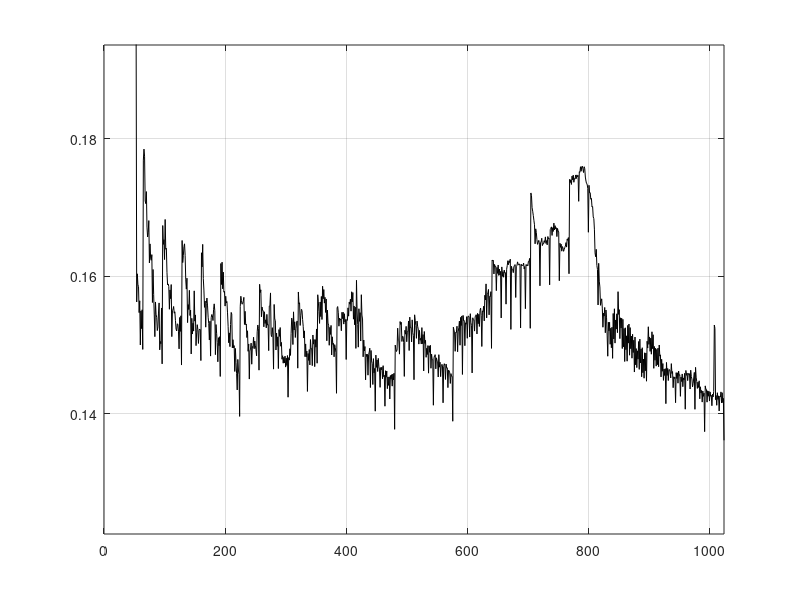

MATLAB code to generate this figure: (Note: this script raises an error after producing the figure.)
close all
ConvCPU = 5.22612;
ConvGPU = [
1 4.48131
2 2.25564
3 1.52032
4 1.16607
5 0.933378
6 0.773755
7 0.68313
8 0.600469
9 0.523088
10 0.511404
11 0.437202
12 0.430302
13 0.423114
14 0.351789
15 0.349793
16 0.346056
17 0.343474
18 0.271695
19 0.27935
20 0.270757
21 0.278518
22 0.277277
23 0.278151
24 0.270682
25 0.277378
26 0.276278
27 0.205734
28 0.204863
29 0.205794
30 0.205804
31 0.206699
32 0.195629
33 0.252815
34 0.25806
35 0.2483
36 0.247077
37 0.257475
38 0.248431
39 0.247543
40 0.246059
41 0.254586
42 0.244963
43 0.24446
44 0.241898
45 0.242261
46 0.243915
47 0.242409
48 0.227996
49 0.240667
50 0.237828
51 0.236855
52 0.229629
53 0.197236
54 0.156263
55 0.16035
56 0.158783
57 0.15848
58 0.154709
59 0.15643
60 0.150006
61 0.154958
62 0.152386
63 0.155125
64 0.149362
65 0.176879
66 0.178474
67 0.177447
68 0.17093
69 0.170549
70 0.1723
71 0.167136
72 0.165703
73 0.166376
74 0.168085
75 0.161934
76 0.164698
77 0.162654
78 0.162312
79 0.163136
80 0.156181
81 0.160977
82 0.157354
83 0.154373
84 0.151214
85 0.156257
86 0.154455
87 0.154043
88 0.152101
89 0.152631
90 0.154645
91 0.15612
92 0.149295
93 0.150519
94 0.150195
95 0.155385
96 0.14726
97 0.167365
98 0.164624
99 0.165309
100 0.162421
101 0.168249
102 0.163914
103 0.164063
104 0.160565
105 0.158738
106 0.158881
107 0.158505
108 0.155198
109 0.158004
110 0.15674
111 0.158788
112 0.151219
113 0.155032
114 0.15517
115 0.155603
116 0.15462
117 0.154839
118 0.153556
119 0.152315
120 0.15205
121 0.153079
122 0.153018
123 0.152014
124 0.149441
125 0.154004
126 0.151974
127 0.154247
128 0.147091
129 0.165194
130 0.161981
131 0.162982
132 0.164281
133 0.164708
134 0.163043
135 0.159472
136 0.158123
137 0.159711
138 0.153256
139 0.15588
140 0.155161
141 0.15795
142 0.154284
143 0.155064
144 0.148699
145 0.15388
146 0.151598
147 0.153169
148 0.152025
149 0.157872
150 0.153469
151 0.154376
152 0.149911
153 0.151765
154 0.152957
155 0.152241
156 0.150228
157 0.152152
158 0.152311
159 0.152251
160 0.147738
161 0.163406
162 0.161353
163 0.164629
164 0.159641
165 0.157988
166 0.155474
167 0.156394
168 0.152595
169 0.156071
170 0.156826
171 0.155685
172 0.15404
173 0.153116
174 0.150729
175 0.153461
176 0.148392
177 0.153972
178 0.154433
179 0.154254
180 0.153555
181 0.155192
182 0.155984
183 0.154972
184 0.148598
185 0.152975
186 0.151698
187 0.15039
188 0.147566
189 0.151067
190 0.149905
191 0.15121
192 0.14543
193 0.161844
194 0.158792
195 0.162045
196 0.158171
197 0.160593
198 0.15767
199 0.1578
200 0.155658
201 0.157088
202 0.15613
203 0.156329
204 0.154675
205 0.152718
206 0.15033
207 0.151762
208 0.149764
209 0.152976
210 0.154736
211 0.154503
212 0.14958
213 0.150775
214 0.149585
215 0.149916
216 0.146153
217 0.149504
218 0.147451
219 0.145895
220 0.14347
221 0.147908
222 0.146364
223 0.145716
224 0.139625
225 0.155582
226 0.157089
227 0.156438
228 0.155934
229 0.156054
230 0.156343
231 0.156927
232 0.152984
233 0.154899
234 0.152937
235 0.153058
236 0.151083
237 0.152067
238 0.149085
239 0.150153
240 0.145051
241 0.149207
242 0.149348
243 0.150275
244 0.147211
245 0.149781
246 0.149627
247 0.151132
248 0.149459
249 0.150578
250 0.149874
251 0.14932
252 0.148433
253 0.151917
254 0.15291
255 0.152403
256 0.146346
257 0.158826
258 0.157624
259 0.158027
260 0.154099
261 0.15552
262 0.155009
263 0.15498
264 0.152645
265 0.154827
266 0.153136
267 0.153662
268 0.152496
269 0.154454
270 0.152894
271 0.152977
272 0.149184
273 0.155681
274 0.155719
275 0.157572
276 0.151507
277 0.151213
278 0.152522
279 0.151439
280 0.146497
281 0.155896
282 0.153768
283 0.153552
284 0.149275
285 0.151747
286 0.149808
287 0.15119
288 0.14658
289 0.152243
290 0.151257
291 0.152541
292 0.149823
293 0.150382
294 0.147933
295 0.148443
296 0.147359
297 0.148214
298 0.147396
299 0.148389
300 0.146793
301 0.148087
302 0.147028
303 0.148473
304 0.142415
305 0.14817
306 0.147805
307 0.149456
308 0.148488
309 0.151647
310 0.153917
311 0.15348
312 0.150068
313 0.154821
314 0.152182
315 0.153375
316 0.151094
317 0.152411
318 0.153188
319 0.153502
320 0.146636
321 0.157708
322 0.155967
323 0.156137
324 0.152845
325 0.154247
326 0.155188
327 0.155022
328 0.153719
329 0.152719
330 0.151015
331 0.152059
332 0.148305
333 0.150159
334 0.148281
335 0.149117
336 0.143255
337 0.148766
338 0.14776
339 0.149343
340 0.147106
341 0.150791
342 0.14941
343 0.14948
344 0.147004
345 0.151458
346 0.15013
347 0.150795
348 0.146859
349 0.150782
350 0.149687
351 0.152333
352 0.147354
353 0.157305
354 0.156281
355 0.154855
356 0.153143
357 0.156259
358 0.154136
359 0.157058
360 0.153708
361 0.158548
362 0.156717
363 0.158061
364 0.156093
365 0.156933
366 0.154734
367 0.156694
368 0.150616
369 0.15508
370 0.153166
371 0.152886
372 0.149964
373 0.152569
374 0.151541
375 0.152848
376 0.148549
377 0.151196
378 0.150079
379 0.150246
380 0.148289
381 0.150056
382 0.149614
383 0.148877
384 0.142985
385 0.155417
386 0.155588
387 0.154679
388 0.152736
389 0.153913
390 0.153662
391 0.153768
392 0.152077
393 0.154758
394 0.153843
395 0.154771
396 0.153041
397 0.154549
398 0.153353
399 0.153707
400 0.147895
401 0.153707
402 0.153581
403 0.155404
404 0.154196
405 0.15623
406 0.155948
407 0.156661
408 0.154923
409 0.15774
410 0.156267
411 0.157627
412 0.153757
413 0.155676
414 0.15294
415 0.155501
416 0.149508
417 0.159407
418 0.15494
419 0.15298
420 0.149692
421 0.155273
422 0.153441
423 0.154706
424 0.15058
425 0.157311
426 0.154344
427 0.153787
428 0.148284
429 0.150729
430 0.149132
431 0.14978
432 0.144936
433 0.148684
434 0.148325
435 0.148662
436 0.145618
437 0.148583
438 0.148964
439 0.149537
440 0.14382
441 0.149209
442 0.147686
443 0.147306
444 0.144259
445 0.148025
446 0.145953
447 0.146596
448 0.140384
449 0.148534
450 0.146754
451 0.147827
452 0.146149
453 0.14806
454 0.146832
455 0.1465
456 0.143846
457 0.146734
458 0.146391
459 0.146778
460 0.145097
461 0.147
462 0.145398
463 0.145606
464 0.141106
465 0.146266
466 0.145329
467 0.14622
468 0.143656
469 0.145357
470 0.144133
471 0.145377
472 0.142154
473 0.145577
474 0.145029
475 0.145692
476 0.144025
477 0.145776
478 0.144921
479 0.145903
480 0.137748
481 0.149988
482 0.149369
483 0.149058
484 0.149268
485 0.152446
486 0.150675
487 0.150499
488 0.148677
489 0.153412
490 0.152991
491 0.153305
492 0.150515
493 0.151273
494 0.151225
495 0.150349
496 0.145437
497 0.152145
498 0.151579
499 0.152709
500 0.150479
501 0.151877
502 0.15202
503 0.153495
504 0.149201
505 0.154054
506 0.152511
507 0.152549
508 0.150456
509 0.153657
510 0.15181
511 0.151385
512 0.144956
513 0.154391
514 0.15359
515 0.152859
516 0.150971
517 0.153483
518 0.152714
519 0.152327
520 0.150132
521 0.152128
522 0.150702
523 0.150976
524 0.150144
525 0.152531
526 0.150197
527 0.151519
528 0.146232
529 0.151964
530 0.150224
531 0.150687
532 0.148215
533 0.14953
534 0.148621
535 0.14992
536 0.145911
537 0.149867
538 0.148941
539 0.149964
540 0.146622
541 0.148676
542 0.147871
543 0.147877
544 0.14125
545 0.148166
546 0.14841
547 0.148598
548 0.146538
549 0.148142
550 0.147735
551 0.147611
552 0.145356
553 0.148596
554 0.146782
555 0.147499
556 0.145406
557 0.146979
558 0.14718
559 0.147059
560 0.141601
561 0.146858
562 0.147286
563 0.147001
564 0.144998
565 0.147234
566 0.14664
567 0.146689
568 0.143808
569 0.146354
570 0.14626
571 0.145956
572 0.144418
573 0.145842
574 0.145453
575 0.145448
576 0.138921
577 0.152592
578 0.152166
579 0.151769
580 0.149087
581 0.151876
582 0.151829
583 0.15273
584 0.149017
585 0.151912
586 0.152524
587 0.153472
588 0.149972
589 0.154016
590 0.152834
591 0.154223
592 0.145721
593 0.154308
594 0.153515
595 0.153556
596 0.149901
597 0.15323
598 0.153016
599 0.154125
600 0.150977
601 0.154118
602 0.15423
603 0.154075
604 0.151158
605 0.154552
606 0.15329
607 0.152805
608 0.145943
609 0.153958
610 0.15368
611 0.153646
612 0.152025
613 0.154095
614 0.154312
615 0.154396
616 0.15161
617 0.154607
618 0.153089
619 0.154466
620 0.152695
621 0.155017
622 0.15536
623 0.154286
624 0.149787
625 0.154955
626 0.15485
627 0.155643
628 0.153508
629 0.157235
630 0.156549
631 0.158884
632 0.153945
633 0.157322
634 0.157554
635 0.158081
636 0.154386
637 0.15708
638 0.157033
639 0.157756
640 0.149513
641 0.162338
642 0.162222
643 0.162318
644 0.160327
645 0.161719
646 0.161388
647 0.161432
648 0.157901
649 0.161275
650 0.160409
651 0.161631
652 0.160118
653 0.161032
654 0.160168
655 0.160702
656 0.153933
657 0.161351
658 0.159978
659 0.160662
660 0.15985
661 0.160896
662 0.160451
663 0.160518
664 0.155938
665 0.161008
666 0.161538
667 0.162254
668 0.161677
669 0.162239
670 0.161988
671 0.162477
672 0.152269
673 0.161443
674 0.160982
675 0.160964
676 0.160518
677 0.161437
678 0.161515
679 0.161689
680 0.156909
681 0.16144
682 0.161526
683 0.162086
684 0.161729
685 0.161624
686 0.161794
687 0.161638
688 0.152477
689 0.161746
690 0.161522
691 0.161593
692 0.161544
693 0.161913
694 0.161051
695 0.161414
696 0.15528
697 0.161695
698 0.161512
699 0.161668
700 0.161513
701 0.162148
702 0.162134
703 0.162593
704 0.152428
705 0.172104
706 0.171737
707 0.169987
708 0.169454
709 0.168841
710 0.168134
711 0.16748
712 0.164709
713 0.166887
714 0.166354
715 0.165308
716 0.164629
717 0.164868
718 0.16521
719 0.164887
720 0.158606
721 0.164925
722 0.164959
723 0.16552
724 0.16445
725 0.164742
726 0.164702
727 0.165164
728 0.164919
729 0.165715
730 0.164754
731 0.165178
732 0.164558
733 0.165767
734 0.165436
735 0.165533
736 0.158748
737 0.166793
738 0.166954
739 0.167173
740 0.165926
741 0.167053
742 0.166507
743 0.167718
744 0.166719
745 0.167345
746 0.166876
747 0.167055
748 0.165758
749 0.166948
750 0.16656
751 0.16642
752 0.159342
753 0.164794
754 0.164199
755 0.164655
756 0.16364
757 0.164312
758 0.164118
759 0.16362
760 0.163879
761 0.164187
762 0.164342
763 0.164883
764 0.164233
765 0.165416
766 0.165207
767 0.165618
768 0.16036
769 0.174083
770 0.173605
771 0.174015
772 0.173334
773 0.174545
774 0.174004
775 0.174689
776 0.173655
777 0.174192
778 0.174106
779 0.174716
780 0.174185
781 0.174725
782 0.174438
783 0.174661
784 0.170884
785 0.175192
786 0.175094
787 0.175912
788 0.175255
789 0.175885
790 0.176003
791 0.1756
792 0.17507
793 0.17591
794 0.17564
795 0.174411
796 0.173828
797 0.17346
798 0.17337
799 0.172742
800 0.166388
801 0.173214
802 0.172105
803 0.172139
804 0.171183
805 0.171315
806 0.170063
807 0.170124
808 0.168617
809 0.168393
810 0.166737
811 0.163392
812 0.162829
813 0.163906
814 0.161567
815 0.160991
816 0.155819
817 0.161873
818 0.159279
819 0.158436
820 0.155769
821 0.156316
822 0.156715
823 0.155365
824 0.152586
825 0.154629
826 0.154207
827 0.15546
828 0.151784
829 0.155091
830 0.15395
831 0.15145
832 0.148372
833 0.153318
834 0.152063
835 0.153306
836 0.150108
837 0.152445
838 0.149604
839 0.152589
840 0.148062
841 0.154583
842 0.150878
843 0.155267
844 0.150278
845 0.153641
846 0.152314
847 0.15454
848 0.151794
849 0.157754
850 0.154447
851 0.155141
852 0.150928
853 0.153955
854 0.152467
855 0.153902
856 0.149487
857 0.153735
858 0.149744
859 0.152398
860 0.147604
861 0.152504
862 0.14932
863 0.151334
864 0.147649
865 0.152851
866 0.150278
867 0.153054
868 0.14852
869 0.152532
870 0.149467
871 0.15131
872 0.148084
873 0.15156
874 0.148909
875 0.150698
876 0.146075
877 0.151158
878 0.147127
879 0.149481
880 0.146717
881 0.149155
882 0.147948
883 0.15051
884 0.146459
885 0.150857
886 0.147388
887 0.149431
888 0.145385
889 0.149607
890 0.145975
891 0.147949
892 0.145175
893 0.148876
894 0.146252
895 0.148834
896 0.14474
897 0.150552
898 0.149557
899 0.152654
900 0.150096
901 0.151171
902 0.149075
903 0.151
904 0.148665
905 0.151923
906 0.149471
907 0.151494
908 0.14661
909 0.149787
910 0.147788
911 0.149532
912 0.146932
913 0.149366
914 0.147135
915 0.149553
916 0.146843
917 0.150002
918 0.148382
919 0.148573
920 0.145365
921 0.147933
922 0.146186
923 0.147308
924 0.144863
925 0.146511
926 0.145573
927 0.146565
928 0.141476
929 0.147471
930 0.145579
931 0.146596
932 0.144838
933 0.146415
934 0.146423
935 0.146111
936 0.145215
937 0.147296
938 0.145861
939 0.146147
940 0.143795
941 0.145387
942 0.145122
943 0.145323
944 0.141618
945 0.145983
946 0.145135
947 0.145969
948 0.144452
949 0.146224
950 0.145594
951 0.14568
952 0.142543
953 0.145346
954 0.144696
955 0.145795
956 0.143942
957 0.145213
958 0.144943
959 0.145885
960 0.140671
961 0.146305
962 0.145597
963 0.145927
964 0.144829
965 0.145867
966 0.145713
967 0.145843
968 0.143604
969 0.14634
970 0.145408
971 0.145067
972 0.143913
973 0.144377
974 0.145204
975 0.146019
976 0.140657
977 0.146754
978 0.14532
979 0.14468
980 0.143689
981 0.144607
982 0.143834
983 0.144796
984 0.142182
985 0.14393
986 0.143023
987 0.143396
988 0.141706
989 0.143313
990 0.142545
991 0.143001
992 0.137409
993 0.144064
994 0.143556
995 0.143549
996 0.141695
997 0.143348
998 0.142556
999 0.143287
1000 0.141857
1001 0.143182
1002 0.14255
1003 0.1427
1004 0.141179
1005 0.142857
1006 0.142449
1007 0.143235
1008 0.152905
1009 0.152423
1010 0.142062
1011 0.142664
1012 0.141241
1013 0.143067
1014 0.142091
1015 0.142609
1016 0.140415
1017 0.142563
1018 0.142441
1019 0.143188
1020 0.141586
1021 0.143067
1022 0.141628
1023 0.142242
1024 0.136148
];
ConvGPUshared = [
1 4.23101
2 2.13038
3 1.43644
4 1.10197
5 0.883898
6 0.733956
7 0.646872
8 0.568016
9 0.496663
10 0.484021
11 0.414857
12 0.40777
13 0.400979
14 0.334474
15 0.331677
16 0.32819
17 0.327017
18 0.290169
19 0.28753
20 0.256841
21 0.266692
22 0.265777
23 0.266824
24 0.257741
25 0.266668
26 0.265458
27 0.196742
28 0.195541
29 0.197188
30 0.197405
31 0.198248
32 0.185949
33 0.21289
34 0.21159
35 0.210248
36 0.208183
37 0.208277
38 0.205863
39 0.205336
40 0.200576
41 0.204098
42 0.203277
43 0.202852
44 0.200878
45 0.201733
46 0.200974
47 0.200332
48 0.185217
49 0.199312
50 0.198137
51 0.198631
52 0.192718
53 0.199479
54 0.19466
55 0.195567
56 0.194746
57 0.201987
58 0.202532
59 0.198871
60 0.197415
61 0.201525
62 0.114435
63 0.115054
64 0.10836
65 0.204032
66 0.204201
67 0.204836
68 0.205033
69 0.205923
70 0.205422
71 0.201074
72 0.193677
73 0.202225
74 0.2019
75 0.202771
76 0.201578
77 0.206038
78 0.206055
79 0.206263
80 0.192009
81 0.206626
82 0.206512
83 0.207058
84 0.206905
85 0.207168
86 0.207191
87 0.207524
88 0.194229
89 0.207903
90 0.207738
91 0.208125
92 0.208034
93 0.117361
94 0.114172
95 0.114624
96 0.107824
97 0.198111
98 0.199
99 0.198645
100 0.197931
101 0.199203
102 0.198846
103 0.198559
104 0.198452
105 0.199
106 0.194461
107 0.194528
108 0.194051
109 0.194798
110 0.194884
111 0.195585
112 0.187054
113 0.195883
114 0.220342
115 0.196329
116 0.196214
117 0.197633
118 0.198112
119 0.198497
120 0.196678
121 0.202333
122 0.201045
123 0.201189
124 0.200599
125 0.2013
126 0.201579
127 0.201875
128 0.187689
129 0.209983
130 0.210151
131 0.210281
132 0.210075
133 0.210342
134 0.210643
135 0.210761
136 0.210307
137 0.210619
138 0.210844
139 0.210666
140 0.204565
141 0.204011
142 0.20197
143 0.202243
144 0.187935
145 0.202013
146 0.202268
147 0.202415
148 0.201457
149 0.202142
150 0.202153
151 0.202292
152 0.201386
153 0.202535
154 0.203811
155 0.203938
156 0.203356
157 0.204228
158 0.204398
159 0.204839
160 0.19058
161 0.210227
162 0.210323
163 0.2106
164 0.210133
165 0.210315
166 0.210291
167 0.210068
168 0.20484
169 0.203558
170 0.202744
171 0.203102
172 0.202956
173 0.203398
174 0.203293
175 0.204341
176 0.189902
177 0.203989
178 0.203574
179 0.203859
180 0.203625
181 0.204376
182 0.203992
183 0.204276
184 0.204176
185 0.204843
186 0.116719
187 0.116969
188 0.116322
189 0.117271
190 0.116947
191 0.117588
192 0.110096
193 0.18841
194 0.188217
195 0.188779
196 0.189079
197 0.18962
198 0.189346
199 0.190084
200 0.189
201 0.190651
202 0.190801
203 0.190891
204 0.190324
205 0.191025
206 0.191863
207 0.191753
208 0.188614
209 0.191211
210 0.190884
211 0.190844
212 0.186844
213 0.187477
214 0.185443
215 0.185837
216 0.185084
217 0.186622
218 0.187159
219 0.187499
220 0.187067
221 0.187854
222 0.188264
223 0.189818
224 0.186812
225 0.190482
226 0.190343
227 0.190795
228 0.190565
229 0.190745
230 0.190382
231 0.190479
232 0.189932
233 0.191008
234 0.190675
235 0.190602
236 0.190248
237 0.190973
238 0.190736
239 0.191433
240 0.188388
241 0.19131
242 0.190828
243 0.190956
244 0.190489
245 0.191265
246 0.1915
247 0.19155
248 0.189913
249 0.191438
250 0.191539
251 0.191904
252 0.191137
253 0.192007
254 0.191983
255 0.193107
256 0.189363
257 0.194416
258 0.194019
259 0.194396
260 0.193835
261 0.19479
262 0.193946
263 0.194893
264 0.193879
265 0.194943
266 0.194739
267 0.195132
268 0.194118
269 0.195338
270 0.195195
271 0.195833
272 0.193735
273 0.195304
274 0.194883
275 0.19534
276 0.19512
277 0.195814
278 0.194127
279 0.19502
280 0.193967
281 0.192525
282 0.191331
283 0.190482
284 0.188198
285 0.18875
286 0.188716
287 0.189972
288 0.186159
289 0.188548
290 0.188542
291 0.188643
292 0.187897
293 0.188476
294 0.188485
295 0.188921
296 0.187054
297 0.188632
298 0.188348
299 0.188547
300 0.188292
301 0.189017
302 0.188646
303 0.18935
304 0.186775
305 0.189337
306 0.188514
307 0.191648
308 0.1883
309 0.189864
310 0.228119
311 0.189974
312 0.187494
313 0.189247
314 0.18891
315 0.18907
316 0.188483
317 0.18955
318 0.189302
319 0.190118
320 0.187196
321 0.191038
322 0.190764
323 0.191087
324 0.21988
325 0.190778
326 0.190755
327 0.191392
328 0.189195
329 0.191034
330 0.190748
331 0.191033
332 0.206744
333 0.191324
334 0.191104
335 0.19196
336 0.189071
337 0.191457
338 0.191108
339 0.19161
340 0.191004
341 0.191303
342 0.191143
343 0.191733
344 0.189778
345 0.191714
346 0.191215
347 0.191738
348 0.191384
349 0.192347
350 0.191675
351 0.192575
352 0.190198
353 0.194312
354 0.193911
355 0.193956
356 0.193323
357 0.194001
358 0.193825
359 0.194355
360 0.192181
361 0.194044
362 0.194181
363 0.194065
364 0.193781
365 0.194491
366 0.194004
367 0.194555
368 0.191862
369 0.194495
370 0.193905
371 0.194355
372 0.193753
373 0.194614
374 0.194074
375 0.19457
376 0.192353
377 0.194796
378 0.194119
379 0.194458
380 0.193828
381 0.194941
382 0.194713
383 0.195128
384 0.19265
385 0.198404
386 0.198256
387 0.198164
388 0.197837
389 0.198484
390 0.19817
391 0.198453
392 0.196929
393 0.198622
394 0.19833
395 0.198253
396 0.197873
397 0.19892
398 0.198507
399 0.198856
400 0.196933
401 0.199062
402 0.198563
403 0.198689
404 0.197876
405 0.198987
406 0.198944
407 0.199051
408 0.197671
409 0.199316
410 0.199069
411 0.199134
412 0.198457
413 0.199345
414 0.199228
415 0.199115
416 0.193516
417 0.197797
418 0.19445
419 0.194349
420 0.192826
421 0.192546
422 0.191938
423 0.190726
424 0.188808
425 0.189437
426 0.188738
427 0.188155
428 0.186914
429 0.187974
430 0.187775
431 0.188202
432 0.1856
433 0.18759
434 0.187421
435 0.187535
436 0.187187
437 0.18768
438 0.187374
439 0.187489
440 0.186946
441 0.187733
442 0.18771
443 0.187515
444 0.187143
445 0.188138
446 0.188028
447 0.188496
448 0.186357
449 0.187736
450 0.187958
451 0.187832
452 0.187558
453 0.1881
454 0.187801
455 0.187661
456 0.187572
457 0.188254
458 0.187977
459 0.188071
460 0.187647
461 0.188776
462 0.188488
463 0.188469
464 0.186864
465 0.188515
466 0.188505
467 0.188062
468 0.187629
469 0.18856
470 0.188276
471 0.188177
472 0.187412
473 0.188564
474 0.188537
475 0.18835
476 0.187804
477 0.188969
478 0.188897
479 0.188882
480 0.187494
481 0.189771
482 0.189901
483 0.190004
484 0.18936
485 0.189764
486 0.189751
487 0.203152
488 0.189192
489 0.190057
490 0.190052
491 0.190151
492 0.189344
493 0.190517
494 0.190504
495 0.190717
496 0.188616
497 0.190658
498 0.190056
499 0.19032
500 0.189618
501 0.189922
502 0.189879
503 0.190134
504 0.189748
505 0.190412
506 0.189982
507 0.190041
508 0.189663
509 0.190741
510 0.190302
511 0.190348
512 0.188614
513 0.190317
514 0.190213
515 0.190274
516 0.18964
517 0.190145
518 0.190306
519 0.190257
520 0.189619
521 0.190296
522 0.190465
523 0.190545
524 0.189936
525 0.190944
526 0.190824
527 0.191035
528 0.189623
529 0.190821
530 0.190567
531 0.190668
532 0.190219
533 0.19084
534 0.190553
535 0.190502
536 0.189895
537 0.190973
538 0.190909
539 0.190918
540 0.190303
541 0.191581
542 0.191691
543 0.191706
544 0.189829
545 0.192787
546 0.19264
547 0.193049
548 0.191808
549 0.19268
550 0.192508
551 0.19265
552 0.192332
553 0.192962
554 0.192675
555 0.192799
556 0.192299
557 0.193448
558 0.193353
559 0.193574
560 0.191745
561 0.193557
562 0.193188
563 0.193164
564 0.192195
565 0.19359
566 0.193256
567 0.19322
568 0.192318
569 0.193851
570 0.193881
571 0.19346
572 0.192563
573 0.193476
574 0.193973
575 0.193951
576 0.192101
577 0.19377
578 0.193824
579 0.194088
580 0.192823
581 0.193639
582 0.193568
583 0.193535
584 0.193171
585 0.193781
586 0.193664
587 0.193782
588 0.193416
589 0.194274
590 0.194367
591 0.194261
592 0.192747
593 0.194403
594 0.194333
595 0.194118
596 0.193213
597 0.193899
598 0.194054
599 0.193988
600 0.193149
601 0.194223
602 0.194158
603 0.194247
604 0.193668
605 0.19514
606 0.194804
607 0.195197
608 0.193302
609 0.196681
610 0.196531
611 0.196997
612 0.196066
613 0.196426
614 0.19699
615 0.196538
616 0.1962
617 0.196568
618 0.196601
619 0.196599
620 0.196395
621 0.197411
622 0.196844
623 0.196967
624 0.195785
625 0.197029
626 0.196824
627 0.197104
628 0.196032
629 0.196972
630 0.196684
631 0.19679
632 0.196114
633 0.197082
634 0.196958
635 0.196783
636 0.196101
637 0.197409
638 0.197624
639 0.197342
640 0.195971
641 0.19772
642 0.197967
643 0.197989
644 0.197282
645 0.197682
646 0.197775
647 0.198059
648 0.197174
649 0.198045
650 0.198022
651 0.198202
652 0.197587
653 0.198629
654 0.198372
655 0.198795
656 0.197014
657 0.198172
658 0.198089
659 0.198742
660 0.197561
661 0.198232
662 0.198286
663 0.198568
664 0.198071
665 0.198697
666 0.198541
667 0.198555
668 0.197975
669 0.199766
670 0.199222
671 0.199215
672 0.197826
673 0.201436
674 0.20176
675 0.201678
676 0.200954
677 0.201485
678 0.201813
679 0.201668
680 0.20092
681 0.202202
682 0.201807
683 0.201818
684 0.201022
685 0.202116
686 0.202197
687 0.20241
688 0.200457
689 0.202127
690 0.202164
691 0.202052
692 0.201223
693 0.201974
694 0.201824
695 0.202068
696 0.201567
697 0.202279
698 0.202151
699 0.202152
700 0.201676
701 0.202912
702 0.202544
703 0.202794
704 0.201213
705 0.203385
706 0.20355
707 0.20417
708 0.203177
709 0.20351
710 0.203317
711 0.203375
712 0.202803
713 0.203312
714 0.20351
715 0.203324
716 0.202871
717 0.204132
718 0.204294
719 0.204659
720 0.202279
721 0.204734
722 0.204046
723 0.204496
724 0.203589
725 0.20429
726 0.203574
727 0.203874
728 0.202968
729 0.204091
730 0.204628
731 0.204705
732 0.203789
733 0.205202
734 0.204831
735 0.205
736 0.202816
737 0.208739
738 0.208784
739 0.208948
740 0.208212
741 0.208144
742 0.208636
743 0.208439
744 0.206875
745 0.207837
746 0.207577
747 0.207387
748 0.2066
749 0.208131
750 0.208023
751 0.208711
752 0.205304
753 0.208872
754 0.208874
755 0.208792
756 0.208857
757 0.208279
758 0.208401
759 0.208393
760 0.208817
761 0.208946
762 0.208943
763 0.20893
764 0.208894
765 0.208959
766 0.208778
767 0.208949
768 0.206416
769 0.209153
770 0.208799
771 0.208902
772 0.208803
773 0.208923
774 0.208732
775 0.209061
776 0.208746
777 0.20919
778 0.209088
779 0.208845
780 0.208814
781 0.209435
782 0.209275
783 0.20904
784 0.207063
785 0.209216
786 0.22157
787 0.209337
788 0.209099
789 0.209066
790 0.20892
791 0.208965
792 0.208757
793 0.209158
794 0.208915
795 0.20886
796 0.209184
797 0.209676
798 0.209836
799 0.209122
800 0.207297
801 0.213963
802 0.213587
803 0.213625
804 0.212823
805 0.212668
806 0.208341
807 0.208306
808 0.207329
809 0.252727
810 0.207736
811 0.206612
812 0.205659
813 0.206411
814 0.205632
815 0.202904
816 0.200996
817 0.202439
818 0.202049
819 0.201798
820 0.200777
821 0.201372
822 0.200504
823 0.197725
824 0.197318
825 0.197878
826 0.197137
827 0.197112
828 0.196152
829 0.196759
830 0.196034
831 0.19581
832 0.193257
833 0.196055
834 0.194284
835 0.19398
836 0.193017
837 0.1935
838 0.193373
839 0.193221
840 0.19258
841 0.192961
842 0.192911
843 0.192247
844 0.19138
845 0.192247
846 0.191838
847 0.192179
848 0.191965
849 0.191792
850 0.191496
851 0.190875
852 0.190135
853 0.190661
854 0.190286
855 0.190389
856 0.189965
857 0.19038
858 0.190195
859 0.190289
860 0.189871
861 0.190482
862 0.190449
863 0.190463
864 0.190254
865 0.190463
866 0.190282
867 0.191064
868 0.19027
869 0.190753
870 0.19056
871 0.190856
872 0.190517
873 0.190932
874 0.190681
875 0.19078
876 0.190462
877 0.191217
878 0.190607
879 0.190585
880 0.190836
881 0.191202
882 0.190602
883 0.191052
884 0.190281
885 0.191307
886 0.190915
887 0.190849
888 0.190561
889 0.191072
890 0.191093
891 0.190848
892 0.190404
893 0.191278
894 0.191124
895 0.191351
896 0.191037
897 0.191158
898 0.190812
899 0.191494
900 0.190804
901 0.191404
902 0.191096
903 0.191193
904 0.191114
905 0.191323
906 0.19099
907 0.191416
908 0.190843
909 0.191563
910 0.190944
911 0.191031
912 0.191253
913 0.191205
914 0.191265
915 0.19148
916 0.190919
917 0.191344
918 0.191389
919 0.191468
920 0.190998
921 0.191263
922 0.191412
923 0.191536
924 0.190923
925 0.191675
926 0.191233
927 0.191614
928 0.19163
929 0.191389
930 0.191302
931 0.191712
932 0.191341
933 0.191737
934 0.191484
935 0.191727
936 0.19133
937 0.191966
938 0.191363
939 0.191619
940 0.191305
941 0.191798
942 0.19124
943 0.191468
944 0.191557
945 0.19181
946 0.191757
947 0.191847
948 0.191048
949 0.191829
950 0.191745
951 0.191786
952 0.19133
953 0.191854
954 0.191712
955 0.19164
956 0.191204
957 0.192496
958 0.191932
959 0.191715
960 0.191867
961 0.193152
962 0.193233
963 0.193747
964 0.192785
965 0.193476
966 0.19345
967 0.193538
968 0.192897
969 0.19373
970 0.193153
971 0.193574
972 0.193222
973 0.193333
974 0.193129
975 0.193412
976 0.193467
977 0.193214
978 0.193274
979 0.193653
980 0.193188
981 0.193901
982 0.193411
983 0.193562
984 0.193264
985 0.193809
986 0.193476
987 0.216783
988 0.19303
989 0.193804
990 0.193558
991 0.242516
992 0.193586
993 0.193499
994 0.193631
995 0.220936
996 0.193071
997 0.193674
998 0.193628
999 0.19386
1000 0.193326
1001 0.193698
1002 0.19375
1003 0.193923
1004 0.193318
1005 0.193795
1006 0.193354
1007 0.193565
1008 0.193967
1009 0.194006
1010 0.193328
1011 0.194219
1012 0.193167
1013 0.193912
1014 0.193685
1015 0.193805
1016 0.19354
1017 0.1938
1018 0.193612
1019 0.193752
1020 0.193009
1021 0.194193
1022 0.193584
1023 0.193637
1024 0.193765
];
PointToPointMultiply = [
1 0.0554992
2 0.0302362
3 0.0221411
4 0.0179206
5 0.0153632
6 0.0139562
7 0.0127283
8 0.0118816
9 0.0113898
10 0.0112307
11 0.0103712
12 0.00944352
13 0.00880736
14 0.00863776
15 0.00824896
16 0.00809728
17 0.00796
18 0.00771008
19 0.00751296
20 0.00730944
21 0.0072816
22 0.00721632
23 0.00714816
24 0.0069504
25 0.00699552
26 0.00691456
27 0.00686496
28 0.006768
29 0.00679648
30 0.00671168
31 0.00669344
32 0.0064112
33 0.0067136
34 0.00665344
35 0.0065392
36 0.0064528
37 0.0065104
38 0.0064896
39 0.0064544
40 0.00626592
41 0.00635424
42 0.00630016
43 0.00632352
44 0.00624512
45 0.0062992
46 0.0062304
47 0.00621088
48 0.0060816
49 0.00621024
50 0.00616704
51 0.00620192
52 0.0061312
53 0.00622944
54 0.00614464
55 0.00613824
56 0.00601152
57 0.00610496
58 0.00604992
59 0.00642624
60 0.00601536
61 0.0061248
62 0.00605472
63 0.00655008
64 0.00587424
65 0.00604832
66 0.00600608
67 0.0060064
68 0.00582816
69 0.00581888
70 0.00576608
71 0.00589152
72 0.0057696
73 0.00580896
74 0.00594112
75 0.00581632
76 0.005808
77 0.00580864
78 0.0057904
79 0.00581568
80 0.00572544
81 0.00581568
82 0.00581216
83 0.00581248
84 0.00570944
85 0.00580384
86 0.0057536
87 0.00579776
88 0.0057232
89 0.00583008
90 0.00577312
91 0.0057856
92 0.00571936
93 0.00581344
94 0.00579456
95 0.00586432
96 0.005696
97 0.00576512
98 0.00576704
99 0.00575552
100 0.00572416
101 0.0057968
102 0.00575584
103 0.00585952
104 0.00569184
105 0.0058384
106 0.00577376
107 0.00582624
108 0.00570752
109 0.00574656
110 0.00578336
111 0.00577664
112 0.00570272
113 0.00580544
114 0.00577376
115 0.0059264
116 0.0057328
117 0.00598144
118 0.0059744
119 0.00603008
120 0.0058304
121 0.00610912
122 0.00601824
123 0.00607488
124 0.00587648
125 0.0059744
126 0.00614432
127 0.00616192
128 0.00618976
129 0.00617568
130 0.00615232
131 0.0061952
132 0.00603936
133 0.00629696
134 0.00631584
135 0.00637376
136 0.00673696
137 0.00630432
138 0.0062016
139 0.00604448
140 0.00578592
141 0.00580416
142 0.00591232
143 0.00581344
144 0.00571296
145 0.00583264
146 0.006072
147 0.00589856
148 0.00576192
149 0.00582816
150 0.00578336
151 0.00584608
152 0.00572832
153 0.0058016
154 0.00577312
155 0.00582144
156 0.00576544
157 0.0057424
158 0.00573184
159 0.00573632
160 0.00565696
161 0.00578368
162 0.00577024
163 0.00578976
164 0.0057344
165 0.00579488
166 0.00578208
167 0.00582208
168 0.00571072
169 0.00582016
170 0.00580352
171 0.00584096
172 0.00576704
173 0.00592672
174 0.00585344
175 0.00586272
176 0.00572672
177 0.00582816
178 0.00580096
179 0.00582368
180 0.00574528
181 0.00575776
182 0.00572896
183 0.00579424
184 0.0056624
185 0.00574016
186 0.00587648
187 0.00575648
188 0.00571744
189 0.00579104
190 0.0058064
191 0.00582112
192 0.0056928
193 0.0058032
194 0.00579776
195 0.00581344
196 0.00575648
197 0.0058464
198 0.00580416
199 0.00588032
200 0.00576672
201 0.00583456
202 0.00582816
203 0.00587648
204 0.0057584
205 0.0058464
206 0.0058912
207 0.00588128
208 0.00572352
209 0.00584192
210 0.0057936
211 0.00584544
212 0.00573536
213 0.00579744
214 0.00579424
215 0.00582208
216 0.00573376
217 0.00575744
218 0.0057216
219 0.00573024
220 0.00567424
221 0.00574208
222 0.00571456
223 0.0057776
224 0.00563456
225 0.0057552
226 0.005744
227 0.00576704
228 0.00571008
229 0.00579104
230 0.00575072
231 0.00577824
232 0.00568448
233 0.00581952
234 0.00575968
235 0.00577568
236 0.00571552
237 0.00580256
238 0.00579232
239 0.0058352
240 0.00571488
241 0.00581696
242 0.00576672
243 0.00584
244 0.00575968
245 0.00584128
246 0.0058176
247 0.00583584
248 0.00576384
249 0.00587904
250 0.00604896
251 0.00602176
252 0.00609216
253 0.00609696
254 0.00603776
255 0.0060432
256 0.00601216
257 0.00600224
258 0.00599488
259 0.00618368
260 0.00611328
261 0.00619552
262 0.00618304
263 0.00629632
264 0.00610816
265 0.00607232
266 0.00622368
267 0.00643872
268 0.00629056
269 0.00646208
270 0.00637248
271 0.00605728
272 0.00583008
273 0.00575168
274 0.00569248
275 0.00575616
276 0.00567584
277 0.0057744
278 0.00591776
279 0.00586688
280 0.0056912
281 0.0057648
282 0.00578048
283 0.00576576
284 0.00567136
285 0.00572608
286 0.0057184
287 0.00576832
288 0.00566336
289 0.0057744
290 0.0057728
291 0.00582816
292 0.00573344
293 0.00580224
294 0.00579456
295 0.00583584
296 0.00574176
297 0.00583776
298 0.0058192
299 0.00585184
300 0.00576
301 0.00581152
302 0.00580352
303 0.00583712
304 0.0057184
305 0.00583488
306 0.00585024
307 0.00592928
308 0.0057552
309 0.00591232
310 0.00596192
311 0.0058688
312 0.0057856
313 0.00586496
314 0.00587904
315 0.005888
316 0.00575296
317 0.00586176
318 0.00584608
319 0.00590528
320 0.00576736
321 0.0058928
322 0.00584448
323 0.00592448
324 0.00579232
325 0.00586112
326 0.00587552
327 0.00589248
328 0.00580832
329 0.00586528
330 0.00583776
331 0.00585856
332 0.00579136
333 0.00585152
334 0.00585376
335 0.00586848
336 0.00577728
337 0.00590752
338 0.00583104
339 0.0059008
340 0.00577728
341 0.00590848
342 0.0058864
343 0.00585184
344 0.00577024
345 0.0058768
346 0.0058704
347 0.00587488
348 0.00581952
349 0.0061072
350 0.00608704
351 0.0059488
352 0.0057744
353 0.0059472
354 0.00586016
355 0.00590208
356 0.0058032
357 0.00589952
358 0.00579776
359 0.0058288
360 0.0057328
361 0.0057616
362 0.00572032
363 0.00575904
364 0.00564192
365 0.00572192
366 0.00570624
367 0.00575232
368 0.00558784
369 0.00569312
370 0.00572768
371 0.00592704
372 0.00586496
373 0.00596704
374 0.00596448
375 0.00590624
376 0.00583936
377 0.00622048
378 0.00594976
379 0.00601312
380 0.00585184
381 0.00600416
382 0.00610688
383 0.00619584
384 0.00599744
385 0.00614528
386 0.0061776
387 0.00601024
388 0.00572992
389 0.00579072
390 0.00761088
391 0.00656032
392 0.00646784
393 0.00806304
394 0.0060816
395 0.00607104
396 0.00575968
397 0.00580352
398 0.00583744
399 0.00581536
400 0.00572544
401 0.00585536
402 0.00581344
403 0.00580928
404 0.00630912
405 0.0059968
406 0.00588544
407 0.00583904
408 0.00572352
409 0.00582656
410 0.00582528
411 0.00585152
412 0.00572448
413 0.00582528
414 0.0058096
415 0.00585024
416 0.0057072
417 0.00584896
418 0.00583616
419 0.0058816
420 0.00578016
421 0.00587392
422 0.00583264
423 0.0058496
424 0.00574496
425 0.00586528
426 0.00586144
427 0.00584864
428 0.00581792
429 0.00588128
430 0.00585568
431 0.00586016
432 0.00575424
433 0.0059248
434 0.0058656
435 0.00591232
436 0.00581216
437 0.00612736
438 0.00587968
439 0.005896
440 0.00581472
441 0.00596256
442 0.00588
443 0.00588448
444 0.0057936
445 0.00588288
446 0.00585312
447 0.0059248
448 0.00578272
449 0.00591776
450 0.0058944
451 0.0059424
452 0.00580832
453 0.00594624
454 0.00590272
455 0.00594752
456 0.00582784
457 0.00594592
458 0.00590336
459 0.00593504
460 0.0058672
461 0.00594016
462 0.00592384
463 0.00593216
464 0.00582048
465 0.00596288
466 0.00591968
467 0.00597792
468 0.005872
469 0.00595456
470 0.00592448
471 0.00600736
472 0.00588096
473 0.00605824
474 0.00606784
475 0.00596768
476 0.00591776
477 0.00596448
478 0.00600096
479 0.0059632
480 0.00611008
481 0.00598464
482 0.0059664
483 0.0059552
484 0.00585312
485 0.00595296
486 0.00591744
487 0.0059712
488 0.00585664
489 0.00594752
490 0.00593856
491 0.0059472
492 0.00583456
493 0.00594016
494 0.00593568
495 0.00592192
496 0.00586016
497 0.00589792
498 0.00591168
499 0.0058944
500 0.00582144
501 0.0059504
502 0.0059056
503 0.00593728
504 0.00586848
505 0.00596576
506 0.00593568
507 0.00594624
508 0.00588064
509 0.0059952
510 0.00596416
511 0.0059904
512 0.00587648
513 0.00596064
514 0.00594624
515 0.00599584
516 0.0058992
517 0.00610464
518 0.00600768
519 0.00598816
520 0.00588416
521 0.00599872
522 0.00596096
523 0.00598016
524 0.00592416
525 0.00599808
526 0.00594432
527 0.00599456
528 0.00584864
529 0.00597056
530 0.0059296
531 0.00597664
532 0.00582912
533 0.00588416
534 0.00588768
535 0.00590208
536 0.00586528
537 0.00583616
538 0.00577824
539 0.00573792
540 0.00577792
541 0.00601056
542 0.00590816
543 0.0061072
544 0.00589216
545 0.00596992
546 0.00586432
547 0.0059216
548 0.0058016
549 0.00589536
550 0.00593152
551 0.00657408
552 0.00597632
553 0.00608448
554 0.0073008
555 0.0060928
556 0.00688128
557 0.00603744
558 0.006
559 0.00611712
560 0.006128
561 0.0070928
562 0.00628704
563 0.00673536
564 0.00599008
565 0.00583264
566 0.00571232
567 0.00574304
568 0.00565248
569 0.00573376
570 0.00575168
571 0.00573888
572 0.005768
573 0.00589792
574 0.00572128
575 0.00575616
576 0.00580672
577 0.00579168
578 0.0057968
579 0.005808
580 0.00572
581 0.00579936
582 0.00576704
583 0.00576928
584 0.0056992
585 0.00576768
586 0.00587712
587 0.00579744
588 0.0057248
589 0.00576896
590 0.00574368
591 0.00588576
592 0.00567328
593 0.00579264
594 0.00574976
595 0.00579424
596 0.00572832
597 0.00581504
598 0.00580512
599 0.00580608
600 0.00571552
601 0.00578848
602 0.00579584
603 0.00581568
604 0.00575616
605 0.0058048
606 0.00579456
607 0.00583136
608 0.005696
609 0.00582592
610 0.00580544
611 0.00590976
612 0.00573888
613 0.00581408
614 0.00582656
615 0.0058688
616 0.00574784
617 0.00584096
618 0.00577152
619 0.00584064
620 0.00575744
621 0.00582976
622 0.00581312
623 0.00583008
624 0.00573472
625 0.00582912
626 0.00588544
627 0.00585632
628 0.0057792
629 0.00585568
630 0.00586016
631 0.00585728
632 0.005824
633 0.00588128
634 0.00587328
635 0.00588032
636 0.00580224
637 0.00580736
638 0.00589472
639 0.00594528
640 0.00583264
641 0.00588896
642 0.00587168
643 0.00587264
644 0.00580672
645 0.00588576
646 0.00587264
647 0.00589632
648 0.00581088
649 0.00592896
650 0.00584512
651 0.00586848
652 0.0058064
653 0.00585408
654 0.00584608
655 0.00586752
656 0.00582816
657 0.00593088
658 0.00583648
659 0.00604448
660 0.0057936
661 0.00592832
662 0.00590336
663 0.00588544
664 0.00577632
665 0.00591648
666 0.00592032
667 0.00590656
668 0.00587008
669 0.00590656
670 0.00590592
671 0.00592832
672 0.00580384
673 0.0058864
674 0.00588096
675 0.00591584
676 0.00582016
677 0.00593568
678 0.00588448
679 0.00593504
680 0.00581312
681 0.00591072
682 0.0058944
683 0.0059744
684 0.00586272
685 0.00593216
686 0.0058976
687 0.00590976
688 0.00581472
689 0.00593152
690 0.00592992
691 0.0059216
692 0.00587488
693 0.0059408
694 0.0059328
695 0.00597568
696 0.00581568
697 0.00590432
698 0.00591232
699 0.00594336
700 0.00593856
701 0.00622816
702 0.00616256
703 0.00631296
704 0.00631104
705 0.00622176
706 0.00621856
707 0.00627232
708 0.00622752
709 0.0062288
710 0.00628032
711 0.00634816
712 0.00636448
713 0.0063984
714 0.00640768
715 0.00644064
716 0.00640544
717 0.00679104
718 0.00640416
719 0.00624096
720 0.00591872
721 0.0059872
722 0.00596
723 0.00605888
724 0.00599072
725 0.0062608
726 0.00645344
727 0.00663008
728 0.00662816
729 0.0066448
730 0.00658912
731 0.00607296
732 0.0059744
733 0.00602112
734 0.00597536
735 0.00606688
736 0.00592704
737 0.00605664
738 0.00603328
739 0.00608928
740 0.00598016
741 0.00604128
742 0.00605728
743 0.00614336
744 0.0059696
745 0.00601184
746 0.00598816
747 0.0060352
748 0.00596608
749 0.00603264
750 0.00603552
751 0.00607136
752 0.00592928
753 0.00601792
754 0.00604544
755 0.00603648
756 0.00599872
757 0.00602496
758 0.00607616
759 0.0060736
760 0.00597152
761 0.00605568
762 0.00607008
763 0.0060672
764 0.0060208
765 0.00604736
766 0.00606304
767 0.00605376
768 0.00591936
769 0.00608704
770 0.00607456
771 0.00611264
772 0.006
773 0.00616384
774 0.00610848
775 0.00611264
776 0.0059808
777 0.00605664
778 0.00608
779 0.00607168
780 0.00603904
781 0.00608544
782 0.00604384
783 0.00610176
784 0.00596256
785 0.00607936
786 0.00608736
787 0.00611936
788 0.00604384
789 0.00609984
790 0.00606464
791 0.0061024
792 0.0059824
793 0.006112
794 0.00607968
795 0.00609152
796 0.00606528
797 0.00608288
798 0.00610816
799 0.00613888
800 0.00595552
801 0.00609248
802 0.00611584
803 0.00615104
804 0.00609952
805 0.00624992
806 0.00617984
807 0.00620288
808 0.00611488
809 0.00618784
810 0.006144
811 0.00616608
812 0.00606304
813 0.00615072
814 0.006096
815 0.00614848
816 0.00601248
817 0.00612448
818 0.00611264
819 0.00619104
820 0.00609248
821 0.00621152
822 0.00611808
823 0.00619392
824 0.0060608
825 0.00615008
826 0.0061072
827 0.00619968
828 0.00608032
829 0.00615168
830 0.00629312
831 0.00642432
832 0.00604608
833 0.00626432
834 0.00627392
835 0.00620544
836 0.00624384
837 0.00626688
838 0.00618208
839 0.00633984
840 0.0061104
841 0.00622368
842 0.00617792
843 0.00617664
844 0.00617472
845 0.00621088
846 0.00618624
847 0.00628672
848 0.00603776
849 0.00623584
850 0.00616896
851 0.00621312
852 0.00615136
853 0.00623104
854 0.00621344
855 0.00620032
856 0.00614688
857 0.0062208
858 0.00616672
859 0.00619456
860 0.00612224
861 0.00620544
862 0.00618208
863 0.00621536
864 0.00606656
865 0.00629728
866 0.00615904
867 0.00622112
868 0.00610976
869 0.00622592
870 0.00621504
871 0.00630464
872 0.00612384
873 0.00627328
874 0.00622912
875 0.00655264
876 0.00631456
877 0.00641376
878 0.00636928
879 0.00658464
880 0.00627008
881 0.0066144
882 0.00631904
883 0.00652416
884 0.00656224
885 0.00669664
886 0.00656768
887 0.0069872
888 0.006464
889 0.00645952
890 0.0062064
891 0.00627872
892 0.0062128
893 0.00653824
894 0.0068064
895 0.00690208
896 0.00668576
897 0.007024
898 0.00678016
899 0.00648448
900 0.00620864
901 0.00630304
902 0.00627136
903 0.0063216
904 0.00663072
905 0.00633248
906 0.00624256
907 0.00688864
908 0.00633216
909 0.00671616
910 0.00623168
911 0.00628416
912 0.0061184
913 0.00626944
914 0.00620448
915 0.00626368
916 0.00618592
917 0.006216
918 0.00619744
919 0.00619968
920 0.00616288
921 0.00622176
922 0.00620128
923 0.00626816
924 0.00613984
925 0.00619072
926 0.00644384
927 0.00619648
928 0.0061232
929 0.00620288
930 0.00616768
931 0.00620832
932 0.00612992
933 0.00620192
934 0.00622976
935 0.00620448
936 0.00614784
937 0.00622592
938 0.00620224
939 0.00621728
940 0.00616672
941 0.00642272
942 0.0062608
943 0.00623936
944 0.006168
945 0.00627616
946 0.00623808
947 0.00628704
948 0.00622208
949 0.00624096
950 0.00634272
951 0.00622944
952 0.0061936
953 0.00621504
954 0.00623488
955 0.00625824
956 0.00616096
957 0.0062624
958 0.00627264
959 0.00624096
960 0.00616992
961 0.00625536
962 0.00625344
963 0.00624352
964 0.0061664
965 0.00625344
966 0.00624288
967 0.00626656
968 0.0062016
969 0.00624608
970 0.0062544
971 0.00625792
972 0.00624032
973 0.00634784
974 0.00625664
975 0.00636416
976 0.006184
977 0.00626304
978 0.00629408
979 0.00626976
980 0.00619456
981 0.00630368
982 0.0062688
983 0.00631552
984 0.00620128
985 0.00628288
986 0.00628768
987 0.0062832
988 0.00623136
989 0.0062928
990 0.00629984
991 0.00630496
992 0.00618304
993 0.00627776
994 0.00629088
995 0.0062848
996 0.00621312
997 0.00629632
998 0.006288
999 0.00629696
1000 0.00623968
1001 0.0063008
1002 0.00631008
1003 0.00630976
1004 0.00623904
1005 0.00632992
1006 0.00629312
1007 0.00631968
1008 0.00639936
1009 0.00702656
1010 0.00651744
1011 0.00685824
1012 0.00648
1013 0.00650176
1014 0.00654976
1015 0.00651488
1016 0.00629312
1017 0.00631904
1018 0.00635872
1019 0.00657056
1020 0.0063424
1021 0.00637632
1022 0.00636992
1023 0.00636096
1024 0.006296
];
ScalarMultiply = [
1 0.0537917
2 0.029776
3 0.0220278
4 0.0175386
5 0.0145248
6 0.0129379
7 0.0117958
8 0.0108605
9 0.0101488
10 0.00961504
11 0.00913472
12 0.0087456
13 0.00844
14 0.00820128
15 0.00795104
16 0.00770816
17 0.0075968
18 0.00745728
19 0.00732928
20 0.00707232
21 0.0070208
22 0.00694144
23 0.00690336
24 0.00679968
25 0.00676384
26 0.007096
27 0.00676992
28 0.00663168
29 0.00659904
30 0.00645472
31 0.00642912
32 0.00621984
33 0.006472
34 0.00642944
35 0.00634752
36 0.0062512
37 0.00625824
38 0.00621376
39 0.0062288
40 0.00612352
41 0.00616576
42 0.00613984
43 0.00604864
44 0.00598272
45 0.00601504
46 0.00605568
47 0.00600128
48 0.00589728
49 0.00610784
50 0.00592352
51 0.00604544
52 0.0059776
53 0.00599008
54 0.00591712
55 0.0059056
56 0.0057536
57 0.00592608
58 0.00580896
59 0.00585984
60 0.00577952
61 0.00576736
62 0.00572288
63 0.00572352
64 0.00560096
65 0.00576096
66 0.00571392
67 0.00571008
68 0.0055632
69 0.00556128
70 0.00556672
71 0.0101046
72 0.00546112
73 0.00553248
74 0.00548096
75 0.005528
76 0.00551904
77 0.00547232
78 0.00548128
79 0.00556352
80 0.00537856
81 0.00554528
82 0.005464
83 0.0054992
84 0.00545152
85 0.00543808
86 0.00548576
87 0.00544416
88 0.00535584
89 0.00547744
90 0.00550304
91 0.00541248
92 0.00557568
93 0.00561728
94 0.0056048
95 0.00561344
96 0.00549664
97 0.00560384
98 0.00542048
99 0.00556512
100 0.0054368
101 0.0056272
102 0.0055616
103 0.00544704
104 0.0053728
105 0.00538848
106 0.00540096
107 0.00551872
108 0.00536256
109 0.00548448
110 0.00536608
111 0.00534304
112 0.00528192
113 0.00559808
114 0.0057888
115 0.00575104
116 0.00571584
117 0.0059136
118 0.00572064
119 0.00584768
120 0.00555136
121 0.00584384
122 0.00590272
123 0.00590144
124 0.00584512
125 0.00591488
126 0.00592672
127 0.00575712
128 0.00535776
129 0.00537728
130 0.00536192
131 0.00542848
132 0.00536
133 0.00542528
134 0.00544256
135 0.00538752
136 0.00527776
137 0.00530112
138 0.00533344
139 0.00534016
140 0.0052816
141 0.00535456
142 0.00533504
143 0.00536416
144 0.00526272
145 0.00535968
146 0.005368
147 0.00536032
148 0.00533248
149 0.00579808
150 0.005368
151 0.0053776
152 0.00529856
153 0.00531296
154 0.00532096
155 0.00530912
156 0.00527136
157 0.00530176
158 0.00536864
159 0.00537696
160 0.005248
161 0.00534016
162 0.00532
163 0.00536832
164 0.00532992
165 0.00536288
166 0.00536128
167 0.00554208
168 0.00533056
169 0.00538112
170 0.00535392
171 0.00538464
172 0.00534464
173 0.00537024
174 0.0053472
175 0.00534176
176 0.0053776
177 0.00535232
178 0.00533184
179 0.00536416
180 0.0053184
181 0.00532352
182 0.0053056
183 0.00527776
184 0.00530624
185 0.00527712
186 0.00531328
187 0.00533056
188 0.00526912
189 0.00537056
190 0.00534496
191 0.00533696
192 0.00524544
193 0.00536992
194 0.00540672
195 0.005352
196 0.00528032
197 0.00533472
198 0.0053312
199 0.00537888
200 0.00529248
201 0.00534432
202 0.00557792
203 0.0053616
204 0.00538336
205 0.00541504
206 0.00537984
207 0.00539936
208 0.00527168
209 0.0054304
210 0.00546816
211 0.00532672
212 0.00530656
213 0.00535392
214 0.00534784
215 0.00537952
216 0.00529376
217 0.00535328
218 0.00531296
219 0.0053424
220 0.00524768
221 0.0053552
222 0.00530208
223 0.00531968
224 0.00525344
225 0.00534368
226 0.0053152
227 0.00533984
228 0.00530016
229 0.0053376
230 0.00533344
231 0.00542688
232 0.00530688
233 0.00535776
234 0.00532928
235 0.00542912
236 0.00529792
237 0.0053488
238 0.0053376
239 0.00536384
240 0.0053456
241 0.0054272
242 0.00532672
243 0.00542912
244 0.00532768
245 0.00544224
246 0.0053472
247 0.00540672
248 0.0053344
249 0.00538816
250 0.005408
251 0.00537312
252 0.00540992
253 0.00538272
254 0.00543264
255 0.0054016
256 0.00530656
257 0.00541024
258 0.00540512
259 0.00540608
260 0.00534464
261 0.00537312
262 0.00533248
263 0.00534208
264 0.00529888
265 0.00534112
266 0.00535936
267 0.00534208
268 0.00536
269 0.00538688
270 0.00539808
271 0.00532224
272 0.0052208
273 0.0052944
274 0.00528768
275 0.00532352
276 0.00531552
277 0.00527072
278 0.00528224
279 0.00547744
280 0.0054704
281 0.00551424
282 0.0055024
283 0.0059008
284 0.00549952
285 0.00547168
286 0.00550496
287 0.00548512
288 0.0053296
289 0.00542432
290 0.00539584
291 0.00547168
292 0.0053696
293 0.005496
294 0.00534976
295 0.00533856
296 0.00530304
297 0.0053648
298 0.00535936
299 0.00537472
300 0.00528224
301 0.00555488
302 0.00566816
303 0.0056352
304 0.00561632
305 0.00574528
306 0.00571488
307 0.00584896
308 0.00564864
309 0.00573088
310 0.00580512
311 0.005816
312 0.00577408
313 0.00585568
314 0.00581248
315 0.00568672
316 0.00553696
317 0.0053968
318 0.00537312
319 0.0054384
320 0.0053264
321 0.00542656
322 0.00547072
323 0.00554528
324 0.005376
325 0.0054208
326 0.00538912
327 0.00541408
328 0.00532256
329 0.00537824
330 0.00536544
331 0.00537728
332 0.00534592
333 0.00537312
334 0.00536512
335 0.0054144
336 0.00529536
337 0.00535936
338 0.00535552
339 0.00538048
340 0.00532032
341 0.00538848
342 0.00534784
343 0.0054352
344 0.00533568
345 0.00537056
346 0.00538272
347 0.00537472
348 0.00530368
349 0.00538592
350 0.00537984
351 0.00534752
352 0.00538368
353 0.00540512
354 0.00538112
355 0.00540704
356 0.00532416
357 0.00537312
358 0.00533728
359 0.00532896
360 0.00526528
361 0.00544704
362 0.00529696
363 0.0053088
364 0.00527264
365 0.0052912
366 0.0052304
367 0.00530016
368 0.00519808
369 0.00527168
370 0.00525728
371 0.00552928
372 0.0052672
373 0.00530048
374 0.005288
375 0.00529344
376 0.00524288
377 0.00531264
378 0.00527424
379 0.00527296
380 0.00522816
381 0.00545792
382 0.00545536
383 0.00533312
384 0.00537088
385 0.00537504
386 0.00532448
387 0.00533888
388 0.005304
389 0.0053328
390 0.00533184
391 0.0053792
392 0.00528768
393 0.00532864
394 0.005344
395 0.00535328
396 0.00530848
397 0.00533696
398 0.00532672
399 0.0053616
400 0.00524768
401 0.00538208
402 0.0053552
403 0.00543168
404 0.00530112
405 0.0053376
406 0.00532544
407 0.0053392
408 0.0053456
409 0.00534656
410 0.00540288
411 0.00542272
412 0.0053104
413 0.00536
414 0.0053504
415 0.00541056
416 0.00524896
417 0.00539648
418 0.00541408
419 0.00538784
420 0.00540128
421 0.00536768
422 0.0054816
423 0.00538528
424 0.00529888
425 0.00539776
426 0.00537248
427 0.00536064
428 0.00540928
429 0.00539584
430 0.00539328
431 0.0054512
432 0.0052672
433 0.00544384
434 0.005368
435 0.00541376
436 0.00532864
437 0.00541312
438 0.00538368
439 0.00541216
440 0.0053152
441 0.00538976
442 0.00537216
443 0.0054208
444 0.00549664
445 0.00541152
446 0.00539968
447 0.00541248
448 0.00528256
449 0.00542496
450 0.00544096
451 0.0054224
452 0.00538176
453 0.00542688
454 0.00539648
455 0.00542336
456 0.00549472
457 0.00558208
458 0.0055888
459 0.00565888
460 0.0055696
461 0.00558816
462 0.00556096
463 0.00558656
464 0.00587872
465 0.00552192
466 0.005448
467 0.00543968
468 0.00541408
469 0.0054752
470 0.00559552
471 0.0055792
472 0.0053696
473 0.00540672
474 0.00544608
475 0.00556384
476 0.00562912
477 0.00575168
478 0.00578208
479 0.00584096
480 0.00595872
481 0.00573056
482 0.00589792
483 0.0059552
484 0.00603584
485 0.00600512
486 0.00592992
487 0.00595712
488 0.00574464
489 0.00557472
490 0.00539456
491 0.00540064
492 0.00544288
493 0.0054368
494 0.005424
495 0.00545248
496 0.00548224
497 0.00558016
498 0.00543072
499 0.0054304
500 0.00537664
501 0.00549952
502 0.00543232
503 0.0054176
504 0.00534048
505 0.0054064
506 0.00538272
507 0.00537984
508 0.00537728
509 0.00544256
510 0.00541472
511 0.00545056
512 0.00531488
513 0.00540992
514 0.00539456
515 0.00538624
516 0.00535872
517 0.00539488
518 0.0054016
519 0.00541312
520 0.00536192
521 0.00542304
522 0.00540224
523 0.00541632
524 0.005368
525 0.0054176
526 0.00547456
527 0.0054576
528 0.00533984
529 0.00545184
530 0.0054096
531 0.00538176
532 0.00533536
533 0.00537536
534 0.00532928
535 0.00536032
536 0.00527456
537 0.0053376
538 0.0053216
539 0.00534528
540 0.00527424
541 0.00529152
542 0.00527424
543 0.0052704
544 0.00531936
545 0.005312
546 0.00527712
547 0.0053152
548 0.00525664
549 0.00531648
550 0.0052368
551 0.0053008
552 0.00520064
553 0.00529664
554 0.00524992
555 0.00529088
556 0.00522336
557 0.00528928
558 0.0052928
559 0.00532704
560 0.00519008
561 0.00527584
562 0.0052912
563 0.00530272
564 0.00523008
565 0.005304
566 0.00530432
567 0.00529664
568 0.00522304
569 0.00533568
570 0.00529248
571 0.00530848
572 0.00526304
573 0.00529248
574 0.00532704
575 0.0057344
576 0.00525344
577 0.00535552
578 0.00531584
579 0.0054752
580 0.0053424
581 0.00533184
582 0.00532128
583 0.00537152
584 0.00530016
585 0.00535808
586 0.00533824
587 0.0053632
588 0.00529568
589 0.00536608
590 0.00532096
591 0.00535008
592 0.00524416
593 0.0053424
594 0.00532224
595 0.00532992
596 0.005296
597 0.00532192
598 0.00531936
599 0.0053728
600 0.00529024
601 0.00532576
602 0.00539616
603 0.0053504
604 0.00542816
605 0.00544416
606 0.00533664
607 0.00532928
608 0.00524608
609 0.005368
610 0.00535712
611 0.00536032
612 0.00531808
613 0.00536352
614 0.00537024
615 0.00537184
616 0.00529568
617 0.00537248
618 0.0053648
619 0.00536224
620 0.00531072
621 0.00535008
622 0.00535168
623 0.00538144
624 0.00528384
625 0.00538848
626 0.0053664
627 0.00551104
628 0.00535904
629 0.00573696
630 0.00539232
631 0.00538176
632 0.00534176
633 0.00538144
634 0.0053952
635 0.0054032
636 0.00531136
637 0.00536
638 0.0053888
639 0.00539104
640 0.0053168
641 0.00538432
642 0.0053728
643 0.00538976
644 0.0053344
645 0.0053792
646 0.0054432
647 0.0056944
648 0.00550656
649 0.00559168
650 0.00553792
651 0.00557024
652 0.00550592
653 0.00557408
654 0.005568
655 0.00564288
656 0.00548512
657 0.00559744
658 0.00567264
659 0.00576864
660 0.00563872
661 0.00571264
662 0.00580864
663 0.00589504
664 0.00565152
665 0.00588128
666 0.00589792
667 0.00603104
668 0.00592992
669 0.00598688
670 0.00580704
671 0.005792
672 0.00547904
673 0.00541536
674 0.0053856
675 0.005408
676 0.00537824
677 0.00541472
678 0.00539872
679 0.00544992
680 0.00539808
681 0.00546944
682 0.0054272
683 0.00569856
684 0.00561088
685 0.00542464
686 0.00536672
687 0.00541504
688 0.00529248
689 0.00544064
690 0.00540416
691 0.00541664
692 0.005368
693 0.00542848
694 0.00539936
695 0.00542176
696 0.0053648
697 0.00541696
698 0.00540096
699 0.0056752
700 0.0053616
701 0.00540384
702 0.00541792
703 0.00541344
704 0.00530944
705 0.00542624
706 0.00542624
707 0.00557792
708 0.00539936
709 0.005456
710 0.00543776
711 0.00543392
712 0.00535904
713 0.00542656
714 0.0053952
715 0.00554144
716 0.00539616
717 0.00545536
718 0.00543744
719 0.005456
720 0.0053376
721 0.00543744
722 0.00540032
723 0.00547008
724 0.00539872
725 0.00543296
726 0.00543008
727 0.00546912
728 0.00538624
729 0.00553152
730 0.00549568
731 0.00551712
732 0.005464
733 0.00547968
734 0.0054704
735 0.005496
736 0.00544352
737 0.00547648
738 0.00549856
739 0.00551968
740 0.00542336
741 0.00550048
742 0.00548224
743 0.00548896
744 0.00541728
745 0.0054704
746 0.00547072
747 0.005472
748 0.00543136
749 0.00552384
750 0.00545952
751 0.00546848
752 0.00542368
753 0.00548704
754 0.00547328
755 0.0055152
756 0.0054976
757 0.00548512
758 0.0054752
759 0.00556224
760 0.00539904
761 0.00550464
762 0.00547904
763 0.0054944
764 0.00543968
765 0.00547712
766 0.00544448
767 0.00549184
768 0.00539552
769 0.00552608
770 0.00549216
771 0.00550368
772 0.00544032
773 0.00551616
774 0.00549408
775 0.00553536
776 0.0054368
777 0.00552192
778 0.0054816
779 0.00550784
780 0.00550496
781 0.00549568
782 0.00548224
783 0.00551744
784 0.00538752
785 0.00554432
786 0.0055008
787 0.005528
788 0.00547488
789 0.00558048
790 0.00560832
791 0.00553344
792 0.00546784
793 0.00555168
794 0.00551232
795 0.0055296
796 0.00549376
797 0.00551552
798 0.00554816
799 0.00565504
800 0.00544192
801 0.00554912
802 0.00564864
803 0.00567936
804 0.00565792
805 0.0057136
806 0.00570048
807 0.00577344
808 0.0056608
809 0.0058128
810 0.00572192
811 0.00573312
812 0.00572
813 0.00557184
814 0.00560256
815 0.00554752
816 0.005464
817 0.00557408
818 0.00552896
819 0.00557728
820 0.00569472
821 0.00592
822 0.0058384
823 0.00620032
824 0.00589632
825 0.00596544
826 0.00586496
827 0.0059472
828 0.00582752
829 0.0062976
830 0.00599808
831 0.00602624
832 0.00588704
833 0.00612448
834 0.0059168
835 0.00574816
836 0.00553568
837 0.00555776
838 0.00553024
839 0.00560544
840 0.00551392
841 0.00561024
842 0.00559776
843 0.0056192
844 0.00553216
845 0.00613504
846 0.00559488
847 0.00566592
848 0.00547008
849 0.005568
850 0.00556
851 0.00559648
852 0.0055216
853 0.00556736
854 0.00554848
855 0.00558336
856 0.00549056
857 0.00557312
858 0.005568
859 0.00557056
860 0.00550112
861 0.00556992
862 0.0055328
863 0.00556864
864 0.00564544
865 0.00560576
866 0.00557952
867 0.00559232
868 0.00552128
869 0.00558848
870 0.0056192
871 0.00562336
872 0.00552032
873 0.00559968
874 0.0055328
875 0.00556864
876 0.00550144
877 0.00558592
878 0.00555424
879 0.00563392
880 0.00545888
881 0.0056
882 0.00557856
883 0.0057808
884 0.00551904
885 0.00558688
886 0.0055584
887 0.0056208
888 0.00550272
889 0.00565888
890 0.00556512
891 0.00558976
892 0.00553024
893 0.0055808
894 0.00553216
895 0.0055968
896 0.00545248
897 0.00561984
898 0.00559104
899 0.00568384
900 0.00558464
901 0.0056128
902 0.00553824
903 0.00563136
904 0.00553888
905 0.00560544
906 0.00556704
907 0.00563136
908 0.00559328
909 0.00568544
910 0.00562464
911 0.00566624
912 0.005456
913 0.00562144
914 0.00553376
915 0.00562144
916 0.00553568
917 0.00559008
918 0.0055456
919 0.00561472
920 0.00550976
921 0.00556896
922 0.00558336
923 0.00556192
924 0.0055456
925 0.00558048
926 0.00553632
927 0.00557504
928 0.0056496
929 0.0055888
930 0.00555616
931 0.00551264
932 0.00547712
933 0.00556128
934 0.00559488
935 0.0055536
936 0.00550016
937 0.00556608
938 0.00556704
939 0.005608
940 0.00553088
941 0.00557536
942 0.005584
943 0.005584
944 0.00547392
945 0.00553568
946 0.0055392
947 0.0055376
948 0.0054992
949 0.0056016
950 0.00555648
951 0.00555456
952 0.00554656
953 0.00555328
954 0.005568
955 0.0055712
956 0.00554048
957 0.00558848
958 0.00555488
959 0.00559264
960 0.0054784
961 0.00555072
962 0.00556992
963 0.0056464
964 0.00551168
965 0.0056208
966 0.0056464
967 0.00558944
968 0.00568576
969 0.00560256
970 0.00569696
971 0.00558144
972 0.00562048
973 0.00559072
974 0.00562432
975 0.005616
976 0.0055008
977 0.0055856
978 0.00557856
979 0.0056096
980 0.00553728
981 0.0055712
982 0.00560288
983 0.005696
984 0.00570176
985 0.00574624
986 0.00575488
987 0.00578304
988 0.00572768
989 0.00589536
990 0.00577696
991 0.00577504
992 0.00558656
993 0.00567712
994 0.00556032
995 0.0056384
996 0.00554784
997 0.00560864
998 0.00562912
999 0.00560224
1000 0.00557568
1001 0.00580064
1002 0.00595744
1003 0.00597696
1004 0.0059504
1005 0.00628704
1006 0.00596352
1007 0.0060288
1008 0.00577344
1009 0.00593664
1010 0.00611456
1011 0.00615968
1012 0.00609632
1013 0.00617312
1014 0.00608064
1015 0.00588928
1016 0.00562784
1017 0.00562368
1018 0.00564864
1019 0.00569024
1020 0.00561056
1021 0.00579776
1022 0.00568096
1023 0.0056848
1024 0.00555264
];



latexWidth = 5;
latexHeight = 4;


figure(1); clf
plot(0:1024,[10; ConvGPU(:,2)],'k'); grid on; axis tight
A = max(ConvGPU(400:end,2));
M = min(ConvGPU(1:end,2));
[time Idx] = min(ConvGPU(1:end,2));
fprintf('Fastest time for ConvGPU is %f with %d threads\n',time,Idx)
marge = axis;
axis([marge(1:2) M*0.9 A*1.1])
ax = gca;
ax.XTick = (0:2^7:1024);
xlabel('threads/block')
ylabel('time (ms)')

ax.FontName = 'Times New Roman';

ff = gcf;
homer = ff.Units;
ff.Units = 'inches';
bart = ff.Position;
ff.Position = [bart(1:2) latexWidth latexHeight];
ff.PaperPositionMode = 'auto';
ff.Units = homer;
drawnow
print(ff, '-dpng', ['ConvGPU_global_12672_186taps']) %save as eps a 

% return




figure(2); clf
plot(0:1024,[10; ConvGPUshared(:,2)],'k'); grid on; axis tight
A = max(ConvGPUshared(400:end,2));
M = min(ConvGPUshared(186:end,2));
[time Idx] = min(ConvGPUshared(1:end,2));
fprintf('Fastest time for ConvGPUshared is %f with %d threads\n',time,Idx)
marge = axis;
axis([marge(1:2) M*0.9 A*1.1])
ax = gca;
ax.XTick = (0:2^7:1024);
xlabel('threads/block')
ylabel('time (ms)')

ax.FontName = 'Times New Roman';

ff = gcf;
homer = ff.Units;
ff.Units = 'inches';
bart = ff.Position;
ff.Position = [bart(1:2) latexWidth latexHeight];
ff.PaperPositionMode = 'auto';
ff.Units = homer;
drawnow
print(ff, '-dpng', ['ConvGPU_shared_12672_186taps']) %save as eps a 







figure(3); clf
plot(0:1024,[10; PointToPointMultiply(:,2)],'k'); grid on; axis tight
A = max(PointToPointMultiply(400:end,2));
M = min(PointToPointMultiply(1:end,2));
[time Idx] = min(PointToPointMultiply(1:end,2));
fprintf('Fastest time for PointToPointMultiply is %f with %d threads\n',time,Idx)
marge = axis;
axis([marge(1:2) M*0.9 A*1.01])
ax = gca;
ax.XTick = (0:2^7:1024);
xlabel('threads/block')
ylabel('time (ms)')

ax.FontName = 'Times New Roman';

ff = gcf;
homer = ff.Units;
ff.Units = 'inches';
bart = ff.Position;
ff.Position = [bart(1:2) latexWidth latexHeight];
ff.PaperPositionMode = 'auto';
ff.Units = homer;
drawnow
print(ff, '-dpng', ['PointToPointMultiply_12672_186taps']) %save as eps a 





figure(4); clf
plot(0:1024,[10; ScalarMultiply(:,2)],'k'); grid on; axis tight
A = max(ScalarMultiply(400:end,2));
M = min(ScalarMultiply(400:end,2));
[time Idx] = min(ScalarMultiply(1:end,2));
fprintf('Fastest time for ScalarMultiply is %f with %d threads\n',time,Idx)
marge = axis;
axis([marge(1:2) M*0.95 A*1.05])
ax = gca;
ax.XTick = (0:2^7:1024);
xlabel('threads/block')
ylabel('time (ms)')

ax.FontName = 'Times New Roman';

ff = gcf;
homer = ff.Units;
ff.Units = 'inches';
bart = ff.Position;
ff.Position = [bart(1:2) latexWidth latexHeight];
ff.PaperPositionMode = 'auto';
ff.Units = homer;
drawnow
print(ff, '-dpng', ['ScalarMultiply_12672_186taps']) %save as eps a 
